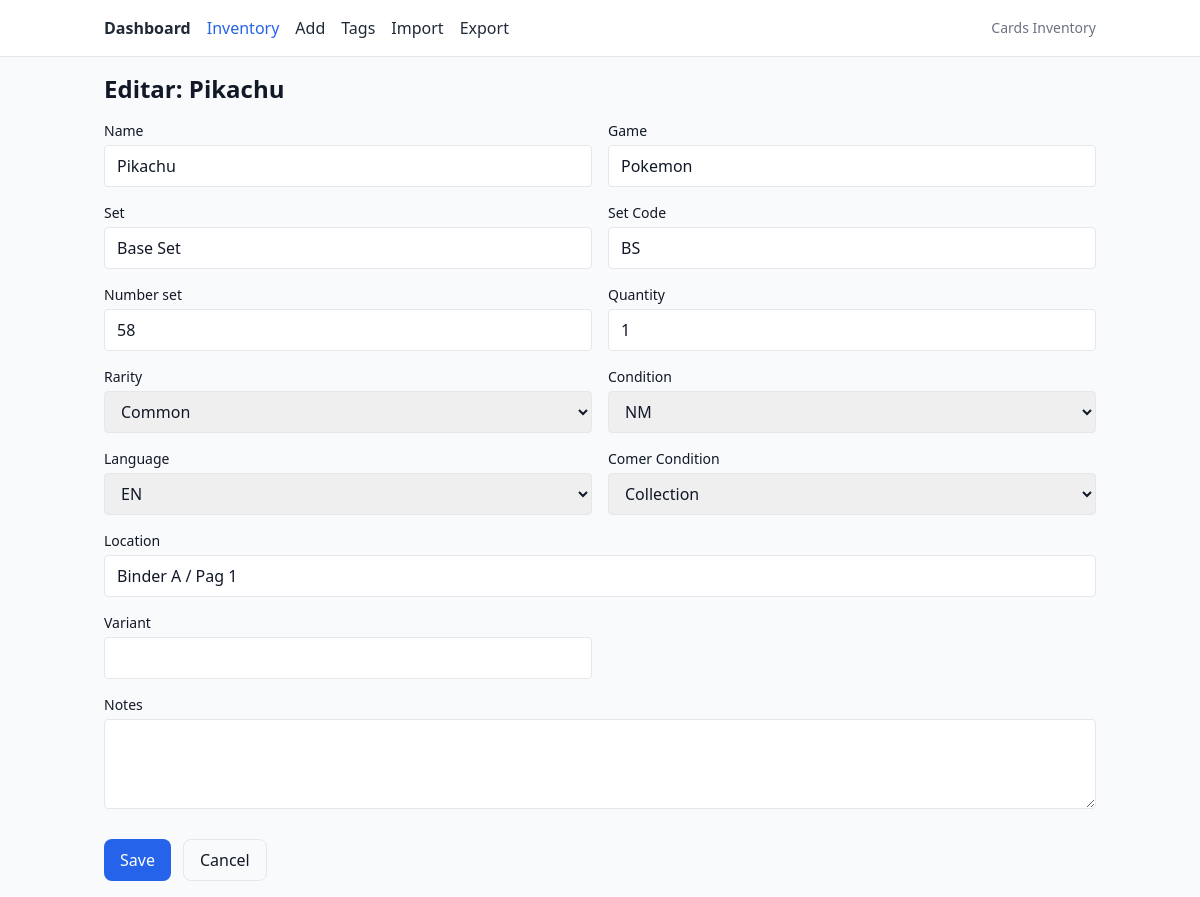
Page /items/1/edit on the earlier database version.
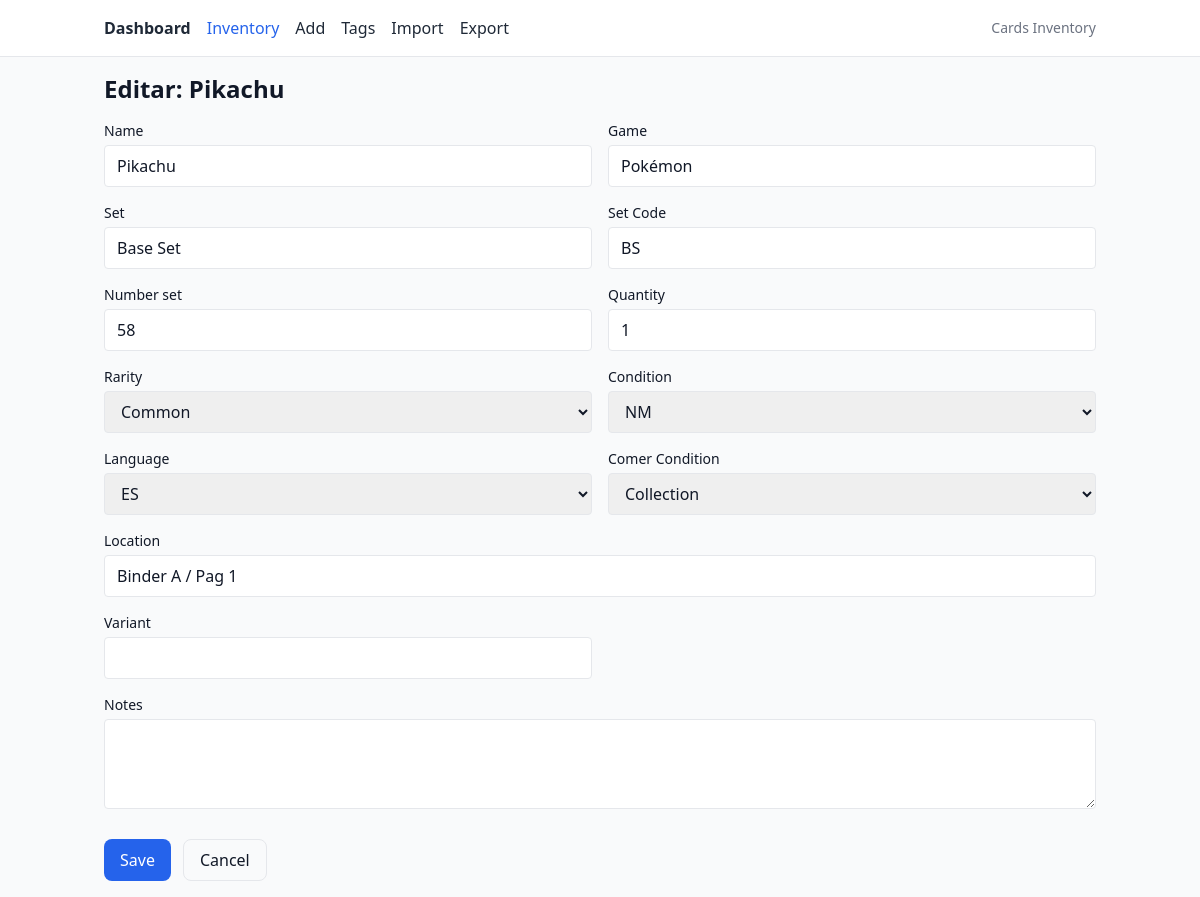
Same page on the later database version.
### app/models/inventory.py (models this page shows)
class InventoryItem(SQLModel, table=True):
    __tablename__ = "inventoryitem"
    __table_args__ = ()
    id: Optional[int] = Field(default=None, primary_key=True)
    name: str = Field(index=True)
    game: str = Field(index=True)
    set_name: str = Field(index=True)
    set_code: Optional[str] = Field(default=None, index=True)
    number_set: int = Field(index=True)
    rarity: Rarity = Field(sa_column=Column(SAEnum(Rarity, name="rarity"), nullable=False))
    condition: Condition = Field(sa_column=Column(SAEnum(Condition, name="condition"), nullable=False))
    language: Language = Field(sa_column=Column(SAEnum(Language, name="language"), nullable=False))
    quantity: int = Field(default=0, ge=0, index=True)
    location: Optional[str] = None
    comercial_condition: ComercialCondition = Field(
        default=ComercialCondition.COLLECTION,
        sa_column=Column(SAEnum(ComercialCondition, name="comercial_condition"), nullable=False)
    )
    variant: Optional[str] = Field(default=None, index=True)
    notes: Optional[str] = None
    image_path: Optional[str] = None
    tags: list["Tag"] = Relationship(back_populates="items", link_model=ItemTag)

### app/routers/pages.py (the view)
@router.get("/items/{item_id}/edit", response_class=HTMLResponse)
def edit_item_page(
    request: Request,
    item_id: int,
    session: Session = Depends(get_session),
):
    item = session.get(InventoryItem, item_id)
    if not item:
        return templates.TemplateResponse(
            "items/edit.html",
            {
                "request": request,
                "item": None,
                "errors": ["The item didn't exits."],
                "rarities": list(Rarity),
                "conditions": list(Condition),
                "languages": list(Language),
                "comercial_conditions": list(ComercialCondition),
            },
            status_code=404,
        )
    return templates.TemplateResponse(
        "items/edit.html",
        {
            "request": request,
            "item": item,
            "errors": [],
            "rarities": list(Rarity),
            "conditions": list(Condition),
            "languages": list(Language),
            "comercial_conditions": list(ComercialCondition),
        },
    )

### app/templates/items/edit.html (shortened to what this page needs)
{% extends "base.html" %}
{% block content %}
{% if not item %}
  <h1 class="text-2xl font-bold mb-4">Item not found</h1>
  {% if errors and errors|length %}
    <div class="mb-4 p-3 rounded border border-red-300 bg-red-50 text-red-800">
      <ul class="list-disc list-inside">
        {% for e in errors %}<li>{{ e }}</li>{% endfor %}
      </ul>
    </div>
  {% endif %}
  <a href="{{ request.url_for('items_page') }}" class="underline">Back to inventory</a>
{% else %}
<h1 class="text-2xl font-bold mb-4">Editar: {{ item.name }}</h1>
<form method="post" action="{{ request.url_for('update_item', item_id=item.id) }}" class="grid grid-cols-1 md:grid-cols-2 gap-4">
  <div><label class="block text-sm font-medium mb-1">Name</label>
    <input name="name" value="{{ item.name }}" required class="w-full border rounded px-3 py-2"/>
  </div>
  <div><label class="block text-sm font-medium mb-1">Game</label>
    <input name="game" value="{{ item.game }}" required class="w-full border rounded px-3 py-2"/>
  </div>
  <div><label class="block text-sm font-medium mb-1">Set</label>
    <input name="set_name" value="{{ item.set_name }}" required class="w-full border rounded px-3 py-2"/>
  </div>
  <div><label class="block text-sm font-medium mb-1">Set Code</label>
    <input name="set_code" value="{{ item.set_code or '' }}" class="w-full border rounded px-3 py-2"/>
  </div>
  <div><label class="block text-sm font-medium mb-1">Number set</label>
    <input type="number" min="0" step="1" name="number_set" value="{{ item.number_set }}" required class="w-full border rounded px-3 py-2"/>
  </div>
  <div><label class="block text-sm font-medium mb-1">Quantity</label>
    <input type="number" min="0" step="1" name="quantity" value="{{ item.quantity }}" required class="w-full border rounded px-3 py-2"/>
  </div>
  <div><label class="block text-sm font-medium mb-1">Rarity</label>
    <select name="rarity" required class="w-full border rounded px-3 py-2">
      {% for r in rarities %}
        {% set val = r.value %}
        <option value="{{ val }}" {{ 'selected' if item.rarity.value == val else '' }}>{{ val }}</option>
      {% endfor %}
    </select>
  </div>
  <div><label class="block text-sm font-medium mb-1">Condition</label>
    <select name="condition" required class="w-full border rounded px-3 py-2">
      {% for c in conditions %}
        {% set val = c.value %}
        <option value="{{ val }}" {{ 'selected' if item.condition.value == val else '' }}>{{ val }}</option>
      {% endfor %}
    </select>
  </div>
  <div><label class="block text-sm font-medium mb-1">Language</label>
    <select name="language" required class="w-full border rounded px-3 py-2">
      {% for l in languages %}
        {% set val = l.value %}
        <option value="{{ val }}" {{ 'selected' if item.language.value == val else '' }}>{{ val }}</option>
      {% endfor %}
    </select>
  </div>
  <div><label class="block text-sm font-medium mb-1">Comer Condition</label>
    <select name="comercial_condition" class="w-full border rounded px-3 py-2">
      {% for cc in comercial_conditions %}
        {% set val = cc.value %}
        <option value="{{ val }}" {{ 'selected' if item.comercial_condition.value == val else '' }}>{{ val }}</option>
      {% endfor %}
    </select>
  </div>
  <div class="md:col-span-2"><label class="block text-sm font-medium mb-1">Location</label>
    <input name="location" value="{{ item.location or '' }}" class="w-full border rounded px-3 py-2"/>
  </div>
  <div><label class="block text-sm font-medium mb-1">Variant</label>
    <input name="variant" value="{{ item.variant or '' }}" class="w-full border rounded px-3 py-2"/>
  </div>
  <div class="md:col-span-2"><label class="block text-sm font-medium mb-1">Notes</label>
    <textarea name="notes" rows="3" class="w-full border rounded px-3 py-2">{{ item.notes or '' }}</textarea>
  </div>
  <div class="md:col-span-2 flex gap-3 pt-2">
    <button class="px-4 py-2 bg-blue-600 text-white rounded-lg">Save</button>
    <a href="{{ request.url_for('item_detail_page', item_id=item.id) }}" class="px-4 py-2 border rounded-lg">Cancel</a>
  </div>
</form>
{% endif %}
{% endblock %}

Differences in the rows shown:
changed InventoryItem "Pikachu": game "Pokemon" → "Pokémon"
Other differences:
form field language: "EN" → "ES"
